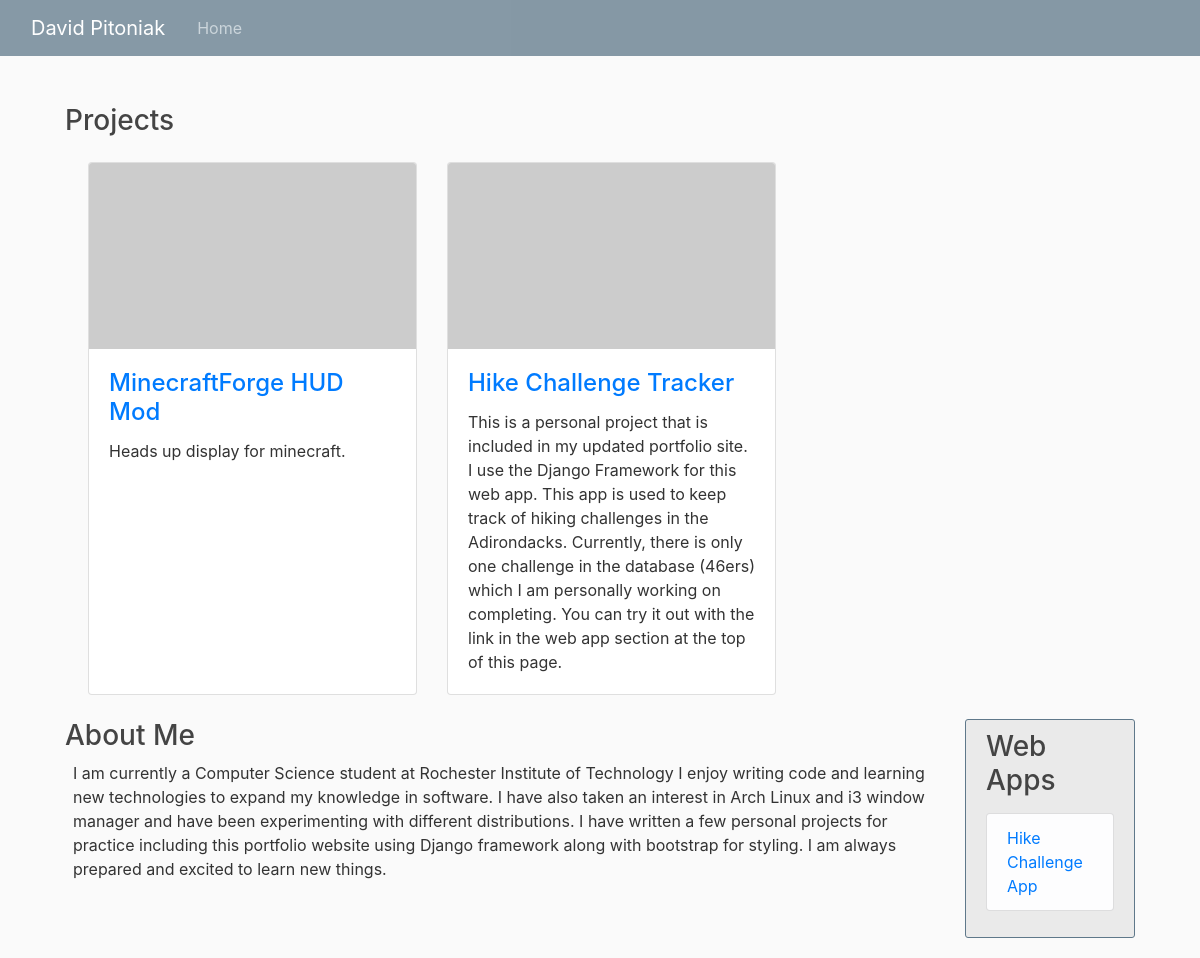
Before: / with the older database file.
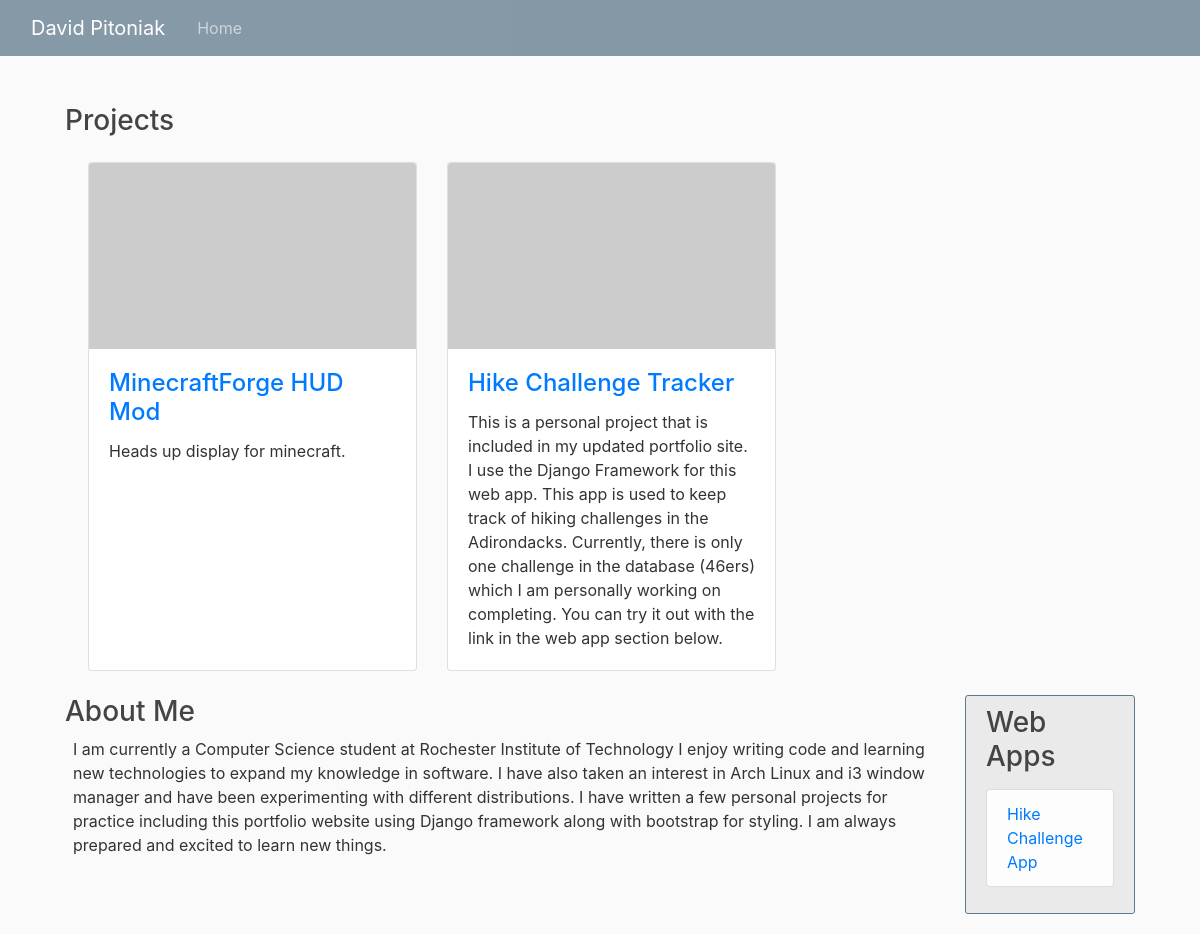
After: the same page with the newer database file.
### portfolio/models.py (models this page shows)
class Project(models.Model):
    name = models.CharField(max_length=100)
    desc = models.TextField()
    repo_link = models.URLField()
    objects = models.Manager()

### portfolio/views.py (the view)
# urls.py: path('', portfolio_views.home_view, name='home'),
def home_view(request):
	projects = Project.objects.all()
	context = {
		'projects': projects,
	}
	return render(request, 'portfolio/home.html', context)

### portfolio/templates/portfolio/home.html (shortened to what this page needs)
{% extends "portfolio/base.html" %}
{% block content %}
	<div class="row justify-content-center">
		<div class="container col-sm-12 col-md-11">
			<h3 class="my-4">Projects
			</h3>
			<div class="row ml-2">
				{% for project in projects %}
					<div class="col-lg-4 col-sm-6 mb-4">
						<div class="card h-100">
							<a href="#"><img class="card-img-top" src="http://placehold.it/700x400" alt=""></a>
							<div class="card-body">
							<h4 class="card-title">
								<a href="{{ project.repo_link }}">{{ project.name }}</a>
							</h4>
							<p class="card-text">{{ project.desc }}</p>
							</div>
						</div>
					</div>
				{% endfor %}
			</div>
		</div>
	</div>
	<div class="row justify-content-center">
		<div class="col-9">
			<h3>About Me</h3>
			<p class="ml-2">
				I am currently a Computer Science student at Rochester Institute of Technology
				I enjoy writing code and learning new technologies to expand my knowledge in software.
				I have also taken an interest in Arch Linux and i3 window manager and have been experimenting
				with different distributions. I have written a few personal projects for practice including this
				portfolio website using Django framework along with bootstrap for styling. I am always prepared
				and excited to learn new things.
			</p>
		</div>
		<div class="col-xs-12 col-sm-12 col-md-4 col-lg-2">
			<div class="content-section">
				<h3>Web Apps</h3>
				<p class='text-muted'>
				<ul class="list-group">
					<li class="list-group-item list-group-item-light">
						<a href="{% url 'index_chall' %}">Hike Challenge App</a>
					</li>
				</ul>
				</p>
			</div>
		</div>
	</div>
{% endblock content %}

Changed rows visible on the page:
changed Project "Hike Challenge Tracker": desc "…the web app section at the top of this page." → "…the web app section below."
